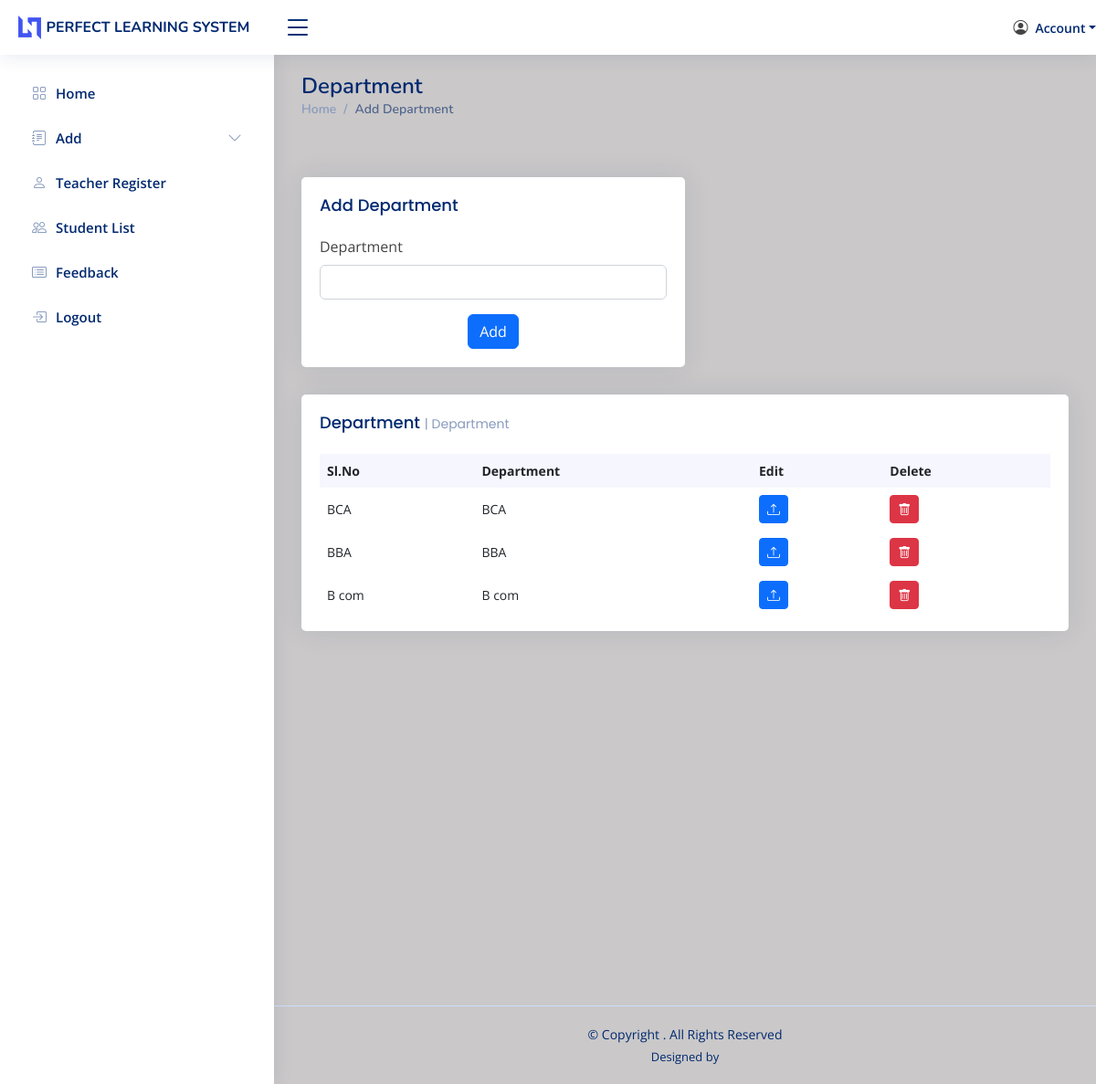
Screenshot of /master/department.php with the database file from the repository.
### tables this page shows
CREATE TABLE IF NOT EXISTS `tb_departments` (
  `dep_id` int(11) NOT NULL AUTO_INCREMENT,
  `department` varchar(100) NOT NULL,
  PRIMARY KEY (`dep_id`)
);

### master/department.php (the view, shortened to what this page needs)
<?php
include 'header.php';
include '../connection.php';
?>
<div class="pagetitle">
    <h1>Department</h1>
    <nav>
      <ol class="breadcrumb">
        <li class="breadcrumb-item"><a href="#">Home</a></li>
        <li class="breadcrumb-item active">Add Department</li>
      </ol>
    </nav>
</div>
<br><br>
<div class="col-lg-6">
    <div class="card">
        <div class="card-body">
            <h5 class="card-title">Add Department</h5>
            <form method="post" action="" class="row g-3">
            <div class="col-12">
                <label for="Department" class="form-label">Department</label>
                <input type="text" name="department" class="form-control" id="department" required>
            </div>
            <div class="text-center">
                <input type="submit" name="submit" class="btn btn-primary" value="Add">
            </div>
            </form>
        </div>
    </div>
</div>
<section class="section dashboard">
    <div class="row">
        <div class="col-lg-12">
            <div class="row">
                <div class="col-12">
                    <div class="card top-selling overflow-auto">
                    <div class="card-body pb-0">
                        <h5 class="card-title">Department <span>| Department</span></h5>
                        <table class="table table-borderless">
                        <thead>
                            <tr>
                            <th scope="col">Sl.No</th>
                            <th scope="col">Department</th>
                            <th scope="col">Edit</th>
                            <th scope="col">Delete</th>
                            </tr>
                        </thead>
                        <tbody>
                        <?php
                            $sql = mysqli_query($con,"select * from tb_departments");
                            while($r=mysqli_fetch_array($sql)){ ?>
                            <tr>
                            <td><?php echo $r['department']; ?></td>
                            <td><?php echo $r['department']; ?></td>
                            <td><a href="update_department.php?dep_id=<?php echo $r['dep_id']; ?>" class="btn btn-primary btn-sm" title="Upload new profile image"><i class="bi bi-upload"></i></a></td>
                            <td><a href="delete_department.php?dep_id=<?php echo $r['dep_id']; ?>" class="btn btn-danger btn-sm" title="Remove my profile image"><i class="bi bi-trash"></i></a></td>
                            </tr>
                            <?php } ?>
                        </tbody>
                        </table>
                    </div>
                    </div>
                </div>
            </div>
        </div>
    </div>
</section>
<?php
include 'footer.php';
?>

### static/admin/assets/css/style.css (style rules this page uses)
:root { scroll-behavior: smooth; }
body { font-family: "Open Sans", sans-serif; background: #f6f9ff; color: #444444; }
a { color: #4154f1; text-decoration: none; }
h1, h2, h3, h4, h5, h6 { font-family: "Nunito", sans-serif; }
.pagetitle { margin-bottom: 10px; }
.pagetitle h1 { font-size: 24px; margin-bottom: 0; font-weight: 600; color: #012970; }
.card { margin-bottom: 30px; border: none; border-radius: 5px; box-shadow: 0px 0 30px rgba(1, 41, 112, 0.1); }
.card-title { padding: 20px 0 15px 0; font-size: 18px; font-weight: 500; color: #012970; font-family: "Poppins", sans-serif; }
.card-title span { color: #899bbd; font-size: 14px; font-weight: 400; }
.card-body { padding: 0 20px 20px 20px; }
.breadcrumb { font-size: 14px; font-family: "Nunito", sans-serif; color: #899bbd; font-weight: 600; }
.breadcrumb a { color: #899bbd; transition: 0.3s; }
.breadcrumb .breadcrumb-item::before { color: #899bbd; }
.breadcrumb .active { color: #51678f; font-weight: 600; }
.dashboard .top-selling { font-size: 14px; }
.dashboard .top-selling .table thead { background: #f6f6fe; }
.dashboard .top-selling .table thead th { border: 0; }
.dashboard .top-selling .table tbody td { vertical-align: middle; }

### rows the page displays
tb_departments: department "BCA"
tb_departments: department "BBA"
tb_departments: department "B com"
